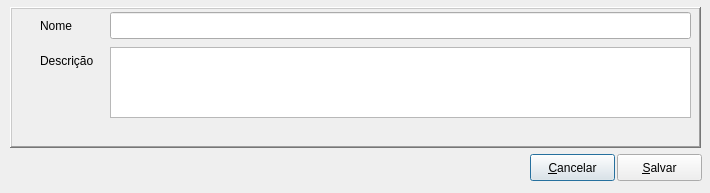
<?xml version="1.0" encoding="UTF-8"?>
<ui version="4.0">
 <class>Editcommon_area</class>
 <widget class="QDialog" name="Editcommon_area">
  <property name="geometry">
   <rect>
    <x>0</x>
    <y>0</y>
    <width>710</width>
    <height>193</height>
   </rect>
  </property>
  <property name="windowTitle">
   <string>Cadastro de Area Comum</string>
  </property>
  <widget class="QFrame" name="frame">
   <property name="geometry">
    <rect>
     <x>10</x>
     <y>7</y>
     <width>691</width>
     <height>141</height>
    </rect>
   </property>
   <property name="frameShape">
    <enum>QFrame::WinPanel</enum>
   </property>
   <property name="frameShadow">
    <enum>QFrame::Raised</enum>
   </property>
   <widget class="QLabel" name="Lblname">
    <property name="geometry">
     <rect>
      <x>30</x>
      <y>10</y>
      <width>59</width>
      <height>17</height>
     </rect>
    </property>
    <property name="text">
     <string>Nome</string>
    </property>
   </widget>
   <widget class="QLineEdit" name="LnEdtname">
    <property name="geometry">
     <rect>
      <x>100</x>
      <y>5</y>
      <width>581</width>
      <height>27</height>
     </rect>
    </property>
   </widget>
   <widget class="QLabel" name="Lbldescription">
    <property name="geometry">
     <rect>
      <x>30</x>
      <y>45</y>
      <width>59</width>
      <height>17</height>
     </rect>
    </property>
    <property name="text">
     <string>Descrição</string>
    </property>
   </widget>
   <widget class="QTextEdit" name="textEdit">
    <property name="geometry">
     <rect>
      <x>100</x>
      <y>40</y>
      <width>581</width>
      <height>71</height>
     </rect>
    </property>
   </widget>
  </widget>
  <widget class="QPushButton" name="PshBtnCancel">
   <property name="geometry">
    <rect>
     <x>530</x>
     <y>154</y>
     <width>85</width>
     <height>27</height>
    </rect>
   </property>
   <property name="text">
    <string>&amp;Cancelar</string>
   </property>
  </widget>
  <widget class="QPushButton" name="PshBtnSave">
   <property name="geometry">
    <rect>
     <x>617</x>
     <y>154</y>
     <width>85</width>
     <height>27</height>
    </rect>
   </property>
   <property name="text">
    <string>&amp;Salvar</string>
   </property>
  </widget>
 </widget>
 <resources/>
 <connections/>
</ui>
